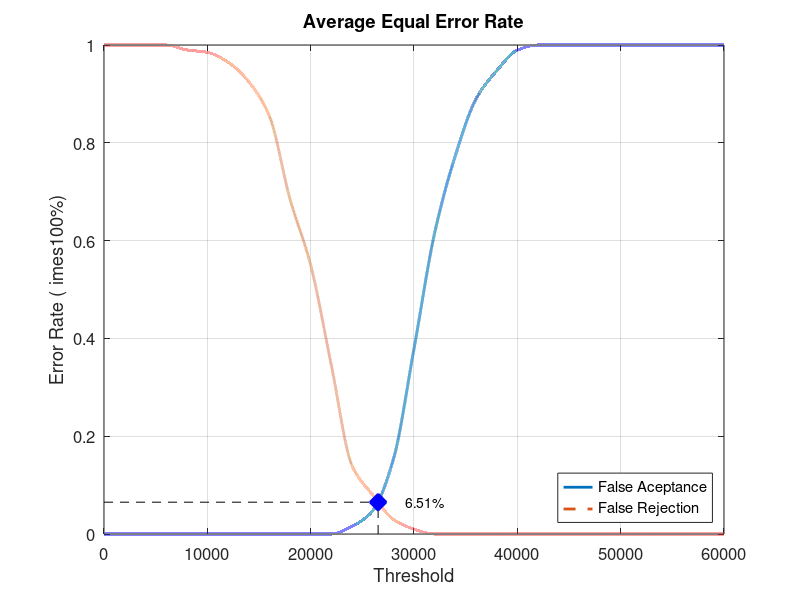
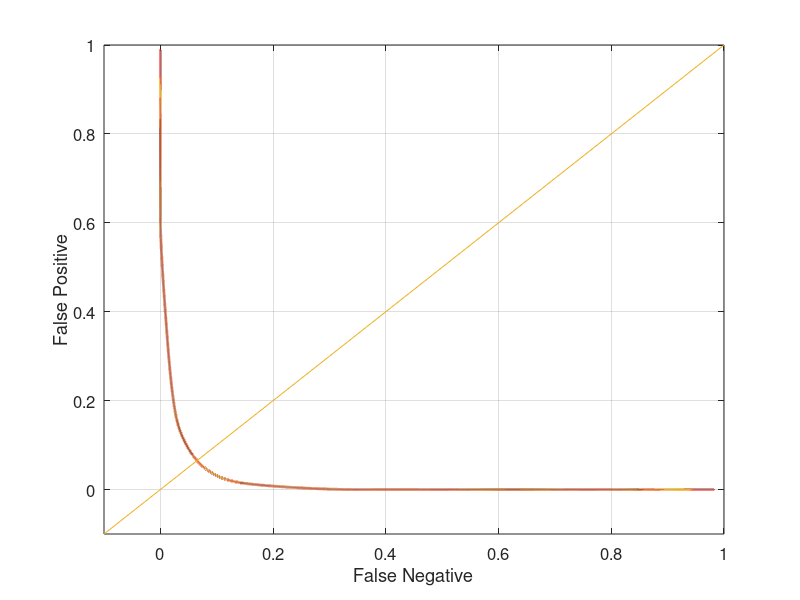

Write the MATLAB code that produced these figures, in order.
close all;
clear;
clc;
x = 0:2000:60000;
xq = 0:0.5:60000;

y0 = [0 0 0 0 0 0 0 0 0 0 0 0 0.0157895 0.0473684 0.152632 0.378947 0.615789 0.773684 0.889474 0.947368 0.989474 1 1 1 1 1 1 1 1 1 1]
yy0 = interp1(x, y0, xq, 'pchip');
y1 = [1 1 1 1 0.99 0.985 0.965 0.925 0.855 0.685 0.55 0.345 0.14 0.08 0.03 0.01 0 0 0 0 0 0 0 0 0 0 0 0 0 0 0]
yy1 = interp1(x, y1, xq, 'pchip');

% Calculating EER: 
y2 = abs(y0 - y1);
find(y2 == min(y2))
yy2 = abs(yy0 - yy1);
xEER = find(yy2 == min(yy2));
xEERIndex = xq(xEER) % X-axis EER
yEER = yy0(xEER) % Y-axis EER

main = figure
plot(xq, yy0,'-','LineWidth', 2);	hold on
plot(xq, yy1,'--','LineWidth', 2);	hold on
plot([xEERIndex xEERIndex], [0 yEER], 'k--');	hold on
plot([0 xEERIndex], [yEER yEER], 'k--');	hold on
plot(xEERIndex, yEER, 'bx', 'LineWidth', 10);	hold on
text(xEERIndex + 10 * xEERIndex / 100, yEER, [num2str(round((10000 * yEER)) / 100) '%'])
legend('False Aceptance', 'False Rejection', 'Location', 'SouthEast')
xlabel('Threshold')
ylabel('Error Rate (	imes100%)')
title('Average Equal Error Rate')
set(gca, 'FontSize', 12)
axis([0 60000 0 1])
grid on

print(main, 'Database5_3Main', '-dpng');
FNRxFPR = figure('Color', [1 1 1]);
plot(yy1, yy0, '-', yy1, yy0, 'LineWidth', 2);
hold on
y = -0.1:0.1:1
plot(y, y); 
set(gca, 'FontSize', 12)
xlabel('False Negative')
ylabel('False Positive')
axis([-0.1 1 -0.1 1])
set(gca, 'FontSize', 12)
grid on

print(FNRxFPR, 'Database5_3FNRxFPR','-dpng');
